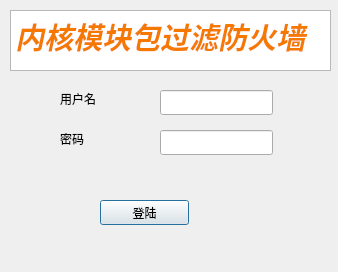
<?xml version="1.0" encoding="UTF-8"?>
<ui version="4.0">
 <class>login</class>
 <widget class="QDialog" name="login">
  <property name="geometry">
   <rect>
    <x>0</x>
    <y>0</y>
    <width>338</width>
    <height>272</height>
   </rect>
  </property>
  <property name="windowTitle">
   <string>Dialog</string>
  </property>
  <widget class="QLabel" name="label">
   <property name="geometry">
    <rect>
     <x>60</x>
     <y>90</y>
     <width>67</width>
     <height>17</height>
    </rect>
   </property>
   <property name="text">
    <string>用户名</string>
   </property>
  </widget>
  <widget class="QLabel" name="label_2">
   <property name="geometry">
    <rect>
     <x>60</x>
     <y>130</y>
     <width>67</width>
     <height>17</height>
    </rect>
   </property>
   <property name="text">
    <string>密码</string>
   </property>
  </widget>
  <widget class="QPushButton" name="login_2">
   <property name="geometry">
    <rect>
     <x>100</x>
     <y>200</y>
     <width>89</width>
     <height>25</height>
    </rect>
   </property>
   <property name="text">
    <string>登陆</string>
   </property>
  </widget>
  <widget class="QLineEdit" name="username">
   <property name="geometry">
    <rect>
     <x>160</x>
     <y>90</y>
     <width>113</width>
     <height>25</height>
    </rect>
   </property>
  </widget>
  <widget class="QLineEdit" name="password">
   <property name="geometry">
    <rect>
     <x>160</x>
     <y>130</y>
     <width>113</width>
     <height>25</height>
    </rect>
   </property>
   <property name="echoMode">
    <enum>QLineEdit::Password</enum>
   </property>
  </widget>
  <widget class="QTextBrowser" name="textBrowser">
   <property name="geometry">
    <rect>
     <x>10</x>
     <y>10</y>
     <width>321</width>
     <height>61</height>
    </rect>
   </property>
   <property name="html">
    <string>&lt;!DOCTYPE HTML PUBLIC &quot;-//W3C//DTD HTML 4.0//EN&quot; &quot;http://www.w3.org/TR/REC-html40/strict.dtd&quot;&gt;
&lt;html&gt;&lt;head&gt;&lt;meta name=&quot;qrichtext&quot; content=&quot;1&quot; /&gt;&lt;style type=&quot;text/css&quot;&gt;
p, li { white-space: pre-wrap; }
&lt;/style&gt;&lt;/head&gt;&lt;body style=&quot; font-family:'Ubuntu'; font-size:11pt; font-weight:400; font-style:normal;&quot;&gt;
&lt;p style=&quot; margin-top:0px; margin-bottom:0px; margin-left:0px; margin-right:0px; -qt-block-indent:0; text-indent:0px;&quot;&gt;&lt;span style=&quot; font-size:22pt; font-weight:600; font-style:italic; color:#f57900;&quot;&gt;内核模块包过滤防火墙&lt;/span&gt;&lt;/p&gt;&lt;/body&gt;&lt;/html&gt;</string>
   </property>
  </widget>
 </widget>
 <resources/>
 <connections/>
</ui>
